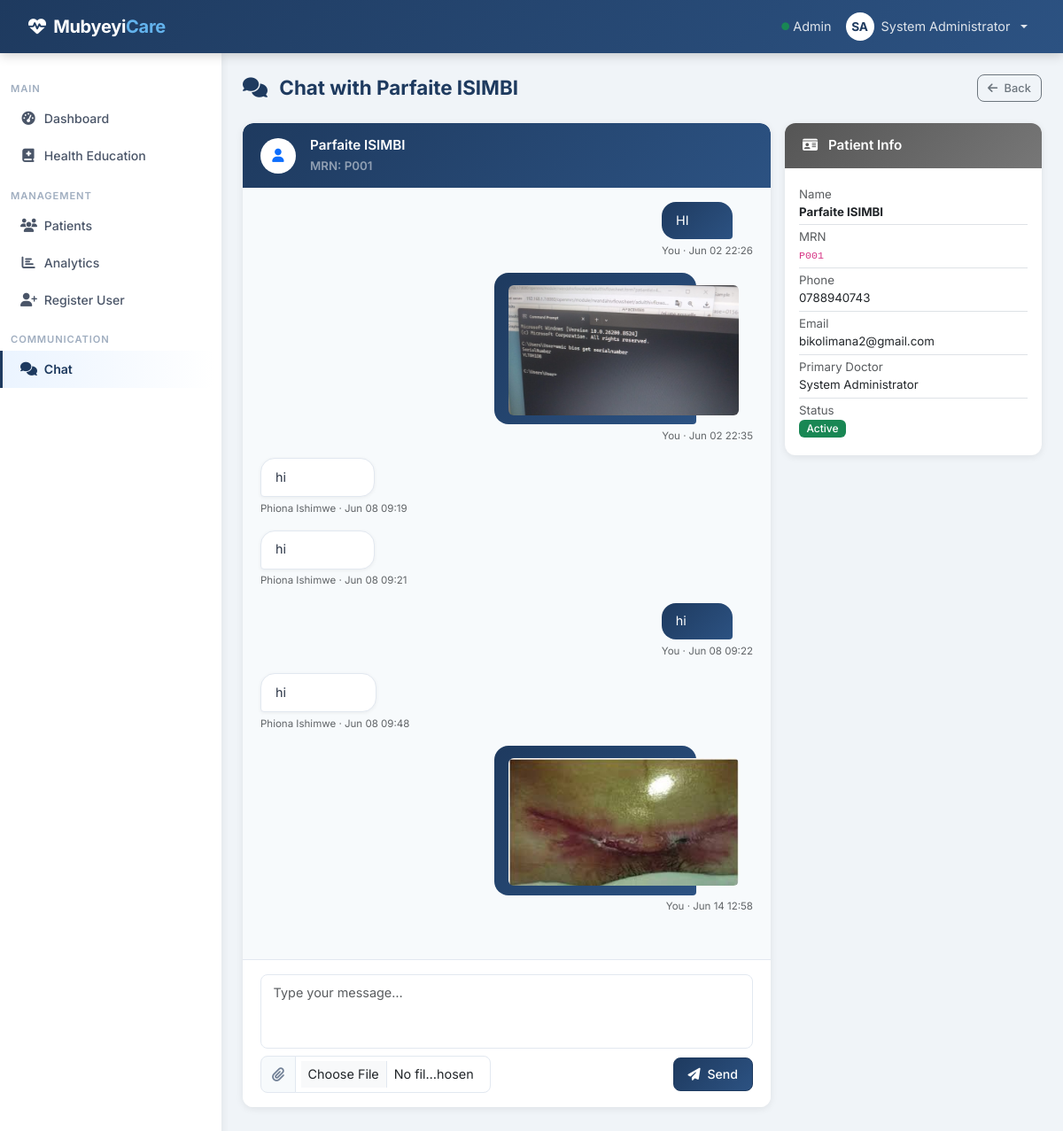
Page /chat/patient/1 (signed in) on the committed database.
### models.py (models this page shows, shortened)
class User(UserMixin, db.Model):
    id = db.Column(db.Integer, primary_key=True)
    username = db.Column(db.String(80), unique=True, nullable=False)
    email = db.Column(db.String(120), unique=True, nullable=False)
    password_hash = db.Column(db.String(255), nullable=False)
    first_name = db.Column(db.String(100), nullable=False)
    last_name = db.Column(db.String(100), nullable=False)
    role = db.Column(db.Enum(UserRole), default=UserRole.PATIENT, nullable=False)
    phone = db.Column(db.String(20))
    location = db.Column(db.String(200))   # CHW service area (e.g. "Gasabo/Kinyinya")
    is_active = db.Column(db.Boolean, default=True)
    created_at = db.Column(db.DateTime, default=datetime.utcnow)
    patients = db.relationship('Patient', backref='primary_doctor', lazy='dynamic', foreign_keys='Patient.primary_doctor_id')
    follow_ups = db.relationship('FollowUp', backref='created_by', lazy='dynamic')
    sent_messages = db.relationship('Message', backref='sender', lazy='dynamic', foreign_keys='Message.sender_id')
    def get_full_name(self):
        return f"{self.first_name} {self.last_name}"

class Patient(db.Model):
    id = db.Column(db.Integer, primary_key=True)
    mrn = db.Column(db.String(50), unique=True, nullable=False)  # Medical Record Number
    first_name = db.Column(db.String(100), nullable=False)
    last_name = db.Column(db.String(100), nullable=False)
    date_of_birth = db.Column(db.Date, nullable=False)
    gender = db.Column(db.String(10), nullable=False)
    phone = db.Column(db.String(20), nullable=False)
    email = db.Column(db.String(120))
    surgery_date = db.Column(db.Date, nullable=False)
    surgery_type = db.Column(db.String(100))  # e.g., "Primary Cesarean", "VBAC attempt"
    surgeon_name = db.Column(db.String(100))
    incision_type = db.Column(db.String(50))  # e.g., "Pfannenstiel", "Classical"
    location = db.Column(db.String(200))   # e.g. "Gasabo/Kinyinya"
    primary_doctor_id = db.Column(db.Integer, db.ForeignKey('user.id'), nullable=False)
    user_id = db.Column(db.Integer, db.ForeignKey('user.id'))
    admission_date = db.Column(db.DateTime, default=datetime.utcnow)
    discharge_date = db.Column(db.DateTime)
    expected_follow_up_end_date = db.Column(db.Date)
    is_active = db.Column(db.Boolean, default=True)
    created_at = db.Column(db.DateTime, default=datetime.utcnow)
    updated_at = db.Column(db.DateTime, default=datetime.utcnow, onupdate=datetime.utcnow)
    follow_ups = db.relationship('FollowUp', backref='patient', lazy='dynamic', cascade='all, delete-orphan')
    wound_assessments = db.relationship('WoundAssessment', backref='patient', lazy='dynamic', cascade='all, delete-orphan')
    medications = db.relationship('MedicationLog', backref='patient', lazy='dynamic', cascade='all, delete-orphan')
    messages = db.relationship('Message', backref='patient', lazy='dynamic', cascade='all, delete-orphan')
    user = db.relationship('User', backref='patient_profile', foreign_keys=[user_id], uselist=False)
    def get_full_name(self):
        return f"{self.first_name} {self.last_name}"

class Message(db.Model):
    id = db.Column(db.Integer, primary_key=True)
    patient_id = db.Column(db.Integer, db.ForeignKey('patient.id'), nullable=False)
    sender_id = db.Column(db.Integer, db.ForeignKey('user.id'), nullable=False)
    sender_role = db.Column(db.String(20), nullable=False)
    content = db.Column(db.Text, nullable=False)
    attachment_filename = db.Column(db.String(255))
    attachment_type = db.Column(db.String(100))
    attachment_url = db.Column(db.String(255))
    created_at = db.Column(db.DateTime, default=datetime.utcnow)

### routes/chat.py (the view, shortened to what this page needs)
@chat_bp.route('/patient/<int:patient_id>', methods=['GET', 'POST'])
@login_required
def patient_chat(patient_id):
    patient = Patient.query.get_or_404(patient_id)
    if current_user.role in [UserRole.PATIENT, UserRole.MOTHER]:
        if patient.user_id != current_user.id and (patient.email != current_user.email and patient.phone != current_user.phone):
            flash('You do not have permission to view this chat.', 'error')
            return redirect(url_for('dashboard.index'))
    elif current_user.role == UserRole.CHW:
        pass
    elif current_user.role not in [UserRole.ADMIN] and patient.primary_doctor_id != current_user.id:
        flash('You do not have permission to chat with this patient.', 'error')
        return redirect(url_for('dashboard.index'))
    provider = None
    provider_id = request.args.get('provider_id', type=int)
    if request.method == 'POST' and not provider_id:
        provider_id = request.form.get('provider_id', type=int)
    if provider_id:
        provider = User.query.filter(User.id == provider_id, User.role.in_([UserRole.DOCTOR, UserRole.NURSE, UserRole.CHW])).first()
    messages = Message.query.filter_by(patient_id=patient.id).order_by(Message.created_at.asc()).all()
    return render_template('chat/patient_chat.html', patient=patient, messages=messages, selected_provider=provider)

### templates/chat/patient_chat.html (shortened to what this page needs)
{% extends "base.html" %}
{% block content %}
<div class="page-header" data-aos="fade-down">
    <h2><i class="fas fa-comments me-2"></i>
        Chat with {{ selected_provider.get_full_name() if selected_provider else patient.get_full_name() }}
    </h2>
    <a href="{% if current_user.role.value in ['patient', 'mother'] %}{{ url_for('dashboard.index') }}{% else %}{{ url_for('chat.chat_list') }}{% endif %}"
       class="btn btn-outline-secondary btn-sm">
        <i class="fas fa-arrow-left me-1"></i> Back
    </a>
</div>
<div class="row g-3">
    <div class="col-lg-8">
        <div class="card p-0 overflow-hidden">
            <div class="card-header bg-primary text-white d-flex align-items-center gap-3">
                <div class="rounded-circle bg-white d-flex align-items-center justify-content-center"
                     style="width:40px;height:40px;flex-shrink:0;">
                    <i class="fas fa-user text-primary"></i>
                </div>
                <div>
                    <div class="fw-semibold">
                        {{ selected_provider.get_full_name() if selected_provider else patient.get_full_name() }}
                    </div>
                    <small class="text-white-50">
                        {% if selected_provider %}
                            {{ selected_provider.role.value.capitalize() }}
                        {% else %}
                            MRN: {{ patient.mrn }}
                        {% endif %}
                    </small>
                </div>
            </div>
            <div class="chat-box" id="chatBox">
                {% if messages %}
                    {% for message in messages %}
                    <div class="mb-3 d-flex {{ 'justify-content-end' if message.sender_id == current_user.id else 'justify-content-start' }}"
                         data-message-id="{{ message.id }}">
                        <div>
                            <div class="msg-bubble {{ 'sent' if message.sender_id == current_user.id else 'received' }}">
                                {% if message.content %}<p class="mb-0">{{ message.content }}</p>{% endif %}
                                {% if message.attachment_url %}
                                    {% if message.attachment_type and message.attachment_type.startswith('image') %}
                                        <img src="{{ message.attachment_url }}" class="img-fluid rounded mt-1" style="max-width:260px;" alt="image">
                                    {% elif message.attachment_type and message.attachment_type.startswith('video') %}
                                        <video controls class="img-fluid rounded mt-1" style="max-width:260px;">
                                            <source src="{{ message.attachment_url }}" type="{{ message.attachment_type }}">
                                        </video>
                                    {% else %}
                                        <a href="{{ message.attachment_url }}" target="_blank"
                                           class="{{ 'text-white' if message.sender_id == current_user.id else 'text-primary' }}">
                                            <i class="fas fa-paperclip me-1"></i>{{ message.attachment_filename or 'Download' }}
                                        </a>
                                    {% endif %}
                                {% endif %}
                            </div>
                            <div class="msg-meta {{ 'text-end' if message.sender_id == current_user.id else '' }}">
                                {% if message.sender_id == current_user.id %}You{% else %}{{ message.sender.get_full_name() if message.sender else message.sender_role.capitalize() }}{% endif %}
                                &middot; {{ message.created_at.strftime('%b %d %H:%M') }}
                            </div>
                        </div>
                    </div>
                    {% endfor %}
                {% else %}
                <div class="text-center text-muted py-4">
                    <i class="fas fa-comments fa-2x d-block mb-2 opacity-30"></i>
                    No messages yet. Start the conversation!
                </div>
                {% endif %}
            </div>
            <div class="chat-input">
                <form id="chatForm" method="POST"
                      action="{{ url_for('chat.patient_chat', patient_id=patient.id, provider_id=selected_provider.id if selected_provider else None) }}"
                      enctype="multipart/form-data">
                    <div class="mb-2">
                        <textarea id="message" name="message" class="form-control" rows="3"
                                  placeholder="Type your message…"></textarea>
                    </div>
                    <div class="d-flex align-items-center justify-content-between gap-2 flex-wrap">
                        <label class="input-group w-auto" style="max-width:260px;">
                            <span class="input-group-text"><i class="fas fa-paperclip"></i></span>
                            <input type="file" class="form-control form-control-sm" id="attachment" name="attachment"
                                   accept="image/*,video/*">
                        </label>
                        <button type="submit" class="btn btn-primary no-spinner" id="sendBtn">
                            <i class="fas fa-paper-plane me-1"></i> Send
                        </button>
                    </div>
                </form>
            </div>
        </div>
    </div>
    <div class="col-lg-4">
        {% if current_user.role.value not in ['patient', 'mother'] %}
        <div class="card" data-aos="fade-up">
            <div class="card-header bg-secondary text-white">
                <i class="fas fa-id-card me-2"></i> Patient Info
            </div>
            <div class="card-body small">
                <ul class="list-unstyled mb-0">
                    <li class="py-1 border-bottom"><span class="text-muted">Name</span><br><strong>{{ patient.get_full_name() }}</strong></li>
                    <li class="py-1 border-bottom"><span class="text-muted">MRN</span><br><code>{{ patient.mrn }}</code></li>
                    <li class="py-1 border-bottom"><span class="text-muted">Phone</span><br>{{ patient.phone }}</li>
                    <li class="py-1 border-bottom"><span class="text-muted">Email</span><br>{{ patient.email or '—' }}</li>
                    <li class="py-1 border-bottom"><span class="text-muted">Primary Doctor</span><br>{{ patient.primary_doctor.get_full_name() }}</li>
                    <li class="py-1">
                        <span class="text-muted">Status</span><br>
                        {% if patient.is_active %}
                        <span class="badge bg-success">Active</span>
                        {% else %}
                        <span class="badge bg-secondary">Discharged</span>
                        {% endif %}
                    </li>
                </ul>
            </div>
        </div>
        {% endif %}
    </div>
</div>
{% endblock %}

### templates/base.html (shortened to what this page needs)
<!DOCTYPE html>
<html lang="en">
<head>
    <link href="https://cdn.jsdelivr.net/npm/bootstrap@5.3.3/dist/css/bootstrap.min.css" rel="stylesheet">
    <link rel="stylesheet" href="https://cdnjs.cloudflare.com/ajax/libs/font-awesome/6.5.0/css/all.min.css">
    <link href="https://unpkg.com/aos@2.3.4/dist/aos.css" rel="stylesheet">
</head>
<body>
<nav class="navbar navbar-dark navbar-expand-lg fixed-top">
    <div class="container-fluid">
        <a class="navbar-brand" href="/">
            <i class="fas fa-heart-pulse me-1"></i> Mubyeyi<span>Care</span>
        </a>
        <div class="collapse navbar-collapse" id="navbarNav">
            <ul class="navbar-nav ms-auto align-items-center">
                {% if current_user.is_authenticated %}
                <li class="nav-item">
                    <span class="nav-link text-white-50 small d-none d-lg-inline">
                        <i class="fas fa-circle text-success" style="font-size:.55rem;vertical-align:middle;"></i>
                        {{ current_user.role.value.capitalize() }}
                    </span>
                </li>
                <li class="nav-item dropdown">
                    <a class="nav-link dropdown-toggle d-flex align-items-center gap-2" href="#"
                       id="userDropdown" role="button" data-bs-toggle="dropdown" aria-expanded="false">
                        <span class="rounded-circle bg-white d-inline-flex align-items-center justify-content-center"
                              style="width:32px;height:32px;color:var(--primary);font-size:.85rem;font-weight:700;">
                            {{ current_user.first_name[0] | upper }}{{ current_user.last_name[0] | upper }}
                        </span>
                        <span class="d-none d-sm-inline">{{ current_user.get_full_name() }}</span>
                    </a>
                </li>
                {% endif %}
            </ul>
        </div>
    </div>
</nav>
{% if current_user.is_authenticated %}
<aside class="sidebar d-none d-lg-flex flex-column">
    <nav class="nav flex-column">
        {% if current_user.role.value in ['patient', 'mother'] %}
        <span class="sidebar-section">My Care</span>
        <a class="nav-link" href="{{ url_for('dashboard.index') }}">
            <i class="fas fa-house-medical"></i> My Dashboard
        </a>
        <span class="sidebar-section">Communication</span>
        <a class="nav-link" href="{{ url_for('chat.patient_self_chat') }}">
            <i class="fas fa-comments"></i> Chat with Provider
        </a>
        {% else %}
        <span class="sidebar-section">Main</span>
        <a class="nav-link" href="{{ url_for('dashboard.index') }}">
            <i class="fas fa-tachometer-alt"></i> Dashboard
        </a>
        <a class="nav-link" href="{{ url_for('dashboard.health_education') }}">
            <i class="fas fa-book-medical"></i> Health Education
        </a>
        <span class="sidebar-section">Management</span>
        <a class="nav-link" href="{{ url_for('patients.list_patients') }}">
            <i class="fas fa-users"></i> Patients
        </a>
        <a class="nav-link" href="{{ url_for('dashboard.analytics') }}">
            <i class="fas fa-chart-bar"></i> Analytics
        </a>
        {% if current_user.role.value == 'admin' %}
        <a class="nav-link" href="{{ url_for('auth.register') }}">
            <i class="fas fa-user-plus"></i> Register User
        </a>
        {% endif %}
        <span class="sidebar-section">Communication</span>
        <a class="nav-link" href="{{ url_for('chat.chat_list') }}">
            <i class="fas fa-comments"></i> Chat
        </a>
        {% endif %}
    </nav>
</aside>
{% endif %}
<main class="main-content">
    <div class="container-fluid px-4">
        {% block content %}{% endblock %}
    </div>
</main>
</body>
</html>

### rows in the picture
User: role.value "Admin", first_name "S", last_name "A", get_full_name "System Administrator", primary_doctor.get_full_name "System Administrator"
Patient: get_full_name "Parfaite ISIMBI", mrn "P001", phone "0788940743", email "bikolimana2@gmail.com"
Message: content "HI", shows "You", created_at "Jun 02 22:26"
Message: attachment_url (picture), shows "You", created_at "Jun 02 22:35"
Message: content "hi", sender.get_full_name "Phiona Ishimwe", created_at "Jun 08 09:19"
Message: content "hi", sender.get_full_name "Phiona Ishimwe", created_at "Jun 08 09:21"
Message: content "hi", shows "You", created_at "Jun 08 09:22"
Message: content "hi", sender.get_full_name "Phiona Ishimwe", created_at "Jun 08 09:48"
Message: attachment_url (picture), shows "You", created_at "Jun 14 12:58"
